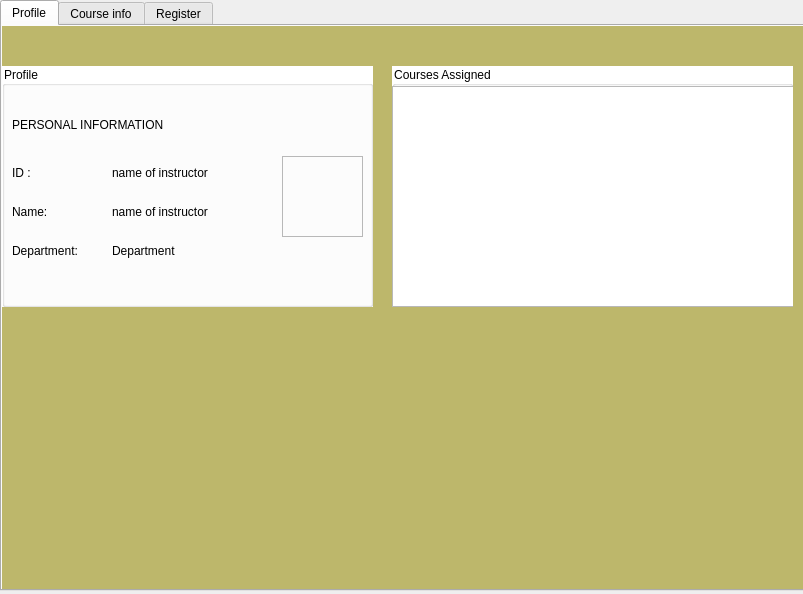
<?xml version="1.0" encoding="UTF-8"?>
<ui version="4.0">
 <class>Instructor</class>
 <widget class="QDialog" name="Instructor">
  <property name="geometry">
   <rect>
    <x>0</x>
    <y>0</y>
    <width>803</width>
    <height>594</height>
   </rect>
  </property>
  <property name="palette">
   <palette>
    <active/>
    <inactive/>
    <disabled/>
   </palette>
  </property>
  <property name="windowTitle">
   <string>Dialog</string>
  </property>
  <widget class="QTabWidget" name="tabWidget">
   <property name="geometry">
    <rect>
     <x>0</x>
     <y>0</y>
     <width>841</width>
     <height>591</height>
    </rect>
   </property>
   <property name="styleSheet">
    <string notr="true">#profiletab{
	background-color:  rgb(189,183,107)
}</string>
   </property>
   <property name="currentIndex">
    <number>0</number>
   </property>
   <widget class="QWidget" name="profiletab">
    <attribute name="title">
     <string>Profile</string>
    </attribute>
    <widget class="QGroupBox" name="instructorprofile">
     <property name="geometry">
      <rect>
       <x>0</x>
       <y>40</y>
       <width>371</width>
       <height>241</height>
      </rect>
     </property>
     <property name="palette">
      <palette>
       <active>
        <colorrole role="WindowText">
         <brush brushstyle="SolidPattern">
          <color alpha="255">
           <red>0</red>
           <green>0</green>
           <blue>0</blue>
          </color>
         </brush>
        </colorrole>
       </active>
       <inactive>
        <colorrole role="WindowText">
         <brush brushstyle="SolidPattern">
          <color alpha="255">
           <red>0</red>
           <green>0</green>
           <blue>0</blue>
          </color>
         </brush>
        </colorrole>
       </inactive>
       <disabled>
        <colorrole role="WindowText">
         <brush brushstyle="SolidPattern">
          <color alpha="255">
           <red>190</red>
           <green>190</green>
           <blue>190</blue>
          </color>
         </brush>
        </colorrole>
       </disabled>
      </palette>
     </property>
     <property name="styleSheet">
      <string notr="true">#instructorprofile{
	background-color: white
}</string>
     </property>
     <property name="title">
      <string>Profile</string>
     </property>
     <widget class="QFrame" name="frame">
      <property name="geometry">
       <rect>
        <x>280</x>
        <y>90</y>
        <width>81</width>
        <height>81</height>
       </rect>
      </property>
      <property name="styleSheet">
       <string notr="true">border-image: url(:/images/images/pp.png);</string>
      </property>
      <property name="frameShape">
       <enum>QFrame::StyledPanel</enum>
      </property>
      <property name="frameShadow">
       <enum>QFrame::Raised</enum>
      </property>
     </widget>
     <widget class="QLabel" name="label_5">
      <property name="geometry">
       <rect>
        <x>10</x>
        <y>50</y>
        <width>191</width>
        <height>17</height>
       </rect>
      </property>
      <property name="palette">
       <palette>
        <active>
         <colorrole role="WindowText">
          <brush brushstyle="SolidPattern">
           <color alpha="255">
            <red>0</red>
            <green>0</green>
            <blue>0</blue>
           </color>
          </brush>
         </colorrole>
         <colorrole role="Text">
          <brush brushstyle="SolidPattern">
           <color alpha="255">
            <red>0</red>
            <green>0</green>
            <blue>0</blue>
           </color>
          </brush>
         </colorrole>
         <colorrole role="ButtonText">
          <brush brushstyle="SolidPattern">
           <color alpha="255">
            <red>0</red>
            <green>0</green>
            <blue>0</blue>
           </color>
          </brush>
         </colorrole>
         <colorrole role="PlaceholderText">
          <brush brushstyle="NoBrush">
           <color alpha="128">
            <red>0</red>
            <green>0</green>
            <blue>0</blue>
           </color>
          </brush>
         </colorrole>
        </active>
        <inactive>
         <colorrole role="WindowText">
          <brush brushstyle="SolidPattern">
           <color alpha="255">
            <red>0</red>
            <green>0</green>
            <blue>0</blue>
           </color>
          </brush>
         </colorrole>
         <colorrole role="Text">
          <brush brushstyle="SolidPattern">
           <color alpha="255">
            <red>0</red>
            <green>0</green>
            <blue>0</blue>
           </color>
          </brush>
         </colorrole>
         <colorrole role="ButtonText">
          <brush brushstyle="SolidPattern">
           <color alpha="255">
            <red>0</red>
            <green>0</green>
            <blue>0</blue>
           </color>
          </brush>
         </colorrole>
         <colorrole role="PlaceholderText">
          <brush brushstyle="NoBrush">
           <color alpha="128">
            <red>0</red>
            <green>0</green>
            <blue>0</blue>
           </color>
          </brush>
         </colorrole>
        </inactive>
        <disabled>
         <colorrole role="WindowText">
          <brush brushstyle="SolidPattern">
           <color alpha="255">
            <red>0</red>
            <green>0</green>
            <blue>0</blue>
           </color>
          </brush>
         </colorrole>
         <colorrole role="Text">
          <brush brushstyle="SolidPattern">
           <color alpha="255">
            <red>0</red>
            <green>0</green>
            <blue>0</blue>
           </color>
          </brush>
         </colorrole>
         <colorrole role="ButtonText">
          <brush brushstyle="SolidPattern">
           <color alpha="255">
            <red>0</red>
            <green>0</green>
            <blue>0</blue>
           </color>
          </brush>
         </colorrole>
         <colorrole role="PlaceholderText">
          <brush brushstyle="NoBrush">
           <color alpha="128">
            <red>0</red>
            <green>0</green>
            <blue>0</blue>
           </color>
          </brush>
         </colorrole>
        </disabled>
       </palette>
      </property>
      <property name="styleSheet">
       <string notr="true">#label_2{
	color: black
}</string>
      </property>
      <property name="text">
       <string>PERSONAL INFORMATION</string>
      </property>
     </widget>
     <widget class="QWidget" name="">
      <property name="geometry">
       <rect>
        <x>10</x>
        <y>90</y>
        <width>93</width>
        <height>111</height>
       </rect>
      </property>
      <layout class="QVBoxLayout" name="verticalLayout">
       <item>
        <widget class="QLabel" name="label_6">
         <property name="palette">
          <palette>
           <active>
            <colorrole role="WindowText">
             <brush brushstyle="SolidPattern">
              <color alpha="255">
               <red>0</red>
               <green>0</green>
               <blue>0</blue>
              </color>
             </brush>
            </colorrole>
            <colorrole role="Text">
             <brush brushstyle="SolidPattern">
              <color alpha="255">
               <red>0</red>
               <green>0</green>
               <blue>0</blue>
              </color>
             </brush>
            </colorrole>
            <colorrole role="ButtonText">
             <brush brushstyle="SolidPattern">
              <color alpha="255">
               <red>0</red>
               <green>0</green>
               <blue>0</blue>
              </color>
             </brush>
            </colorrole>
            <colorrole role="PlaceholderText">
             <brush brushstyle="NoBrush">
              <color alpha="128">
               <red>0</red>
               <green>0</green>
               <blue>0</blue>
              </color>
             </brush>
            </colorrole>
           </active>
           <inactive>
            <colorrole role="WindowText">
             <brush brushstyle="SolidPattern">
              <color alpha="255">
               <red>0</red>
               <green>0</green>
               <blue>0</blue>
              </color>
             </brush>
            </colorrole>
            <colorrole role="Text">
             <brush brushstyle="SolidPattern">
              <color alpha="255">
               <red>0</red>
               <green>0</green>
               <blue>0</blue>
              </color>
             </brush>
            </colorrole>
            <colorrole role="ButtonText">
             <brush brushstyle="SolidPattern">
              <color alpha="255">
               <red>0</red>
               <green>0</green>
               <blue>0</blue>
              </color>
             </brush>
            </colorrole>
            <colorrole role="PlaceholderText">
             <brush brushstyle="NoBrush">
              <color alpha="128">
               <red>0</red>
               <green>0</green>
               <blue>0</blue>
              </color>
             </brush>
            </colorrole>
           </inactive>
           <disabled>
            <colorrole role="WindowText">
             <brush brushstyle="SolidPattern">
              <color alpha="255">
               <red>0</red>
               <green>0</green>
               <blue>0</blue>
              </color>
             </brush>
            </colorrole>
            <colorrole role="Text">
             <brush brushstyle="SolidPattern">
              <color alpha="255">
               <red>0</red>
               <green>0</green>
               <blue>0</blue>
              </color>
             </brush>
            </colorrole>
            <colorrole role="ButtonText">
             <brush brushstyle="SolidPattern">
              <color alpha="255">
               <red>0</red>
               <green>0</green>
               <blue>0</blue>
              </color>
             </brush>
            </colorrole>
            <colorrole role="PlaceholderText">
             <brush brushstyle="NoBrush">
              <color alpha="128">
               <red>0</red>
               <green>0</green>
               <blue>0</blue>
              </color>
             </brush>
            </colorrole>
           </disabled>
          </palette>
         </property>
         <property name="styleSheet">
          <string notr="true">#label_2{
	color: black
}</string>
         </property>
         <property name="text">
          <string>ID : </string>
         </property>
        </widget>
       </item>
       <item>
        <widget class="QLabel" name="label_7">
         <property name="palette">
          <palette>
           <active>
            <colorrole role="WindowText">
             <brush brushstyle="SolidPattern">
              <color alpha="255">
               <red>0</red>
               <green>0</green>
               <blue>0</blue>
              </color>
             </brush>
            </colorrole>
            <colorrole role="Text">
             <brush brushstyle="SolidPattern">
              <color alpha="255">
               <red>0</red>
               <green>0</green>
               <blue>0</blue>
              </color>
             </brush>
            </colorrole>
            <colorrole role="ButtonText">
             <brush brushstyle="SolidPattern">
              <color alpha="255">
               <red>0</red>
               <green>0</green>
               <blue>0</blue>
              </color>
             </brush>
            </colorrole>
            <colorrole role="PlaceholderText">
             <brush brushstyle="NoBrush">
              <color alpha="128">
               <red>0</red>
               <green>0</green>
               <blue>0</blue>
              </color>
             </brush>
            </colorrole>
           </active>
           <inactive>
            <colorrole role="WindowText">
             <brush brushstyle="SolidPattern">
              <color alpha="255">
               <red>0</red>
               <green>0</green>
               <blue>0</blue>
              </color>
             </brush>
            </colorrole>
            <colorrole role="Text">
             <brush brushstyle="SolidPattern">
              <color alpha="255">
               <red>0</red>
               <green>0</green>
               <blue>0</blue>
              </color>
             </brush>
            </colorrole>
            <colorrole role="ButtonText">
             <brush brushstyle="SolidPattern">
              <color alpha="255">
               <red>0</red>
               <green>0</green>
               <blue>0</blue>
              </color>
             </brush>
            </colorrole>
            <colorrole role="PlaceholderText">
             <brush brushstyle="NoBrush">
              <color alpha="128">
               <red>0</red>
               <green>0</green>
               <blue>0</blue>
              </color>
             </brush>
            </colorrole>
           </inactive>
           <disabled>
            <colorrole role="WindowText">
             <brush brushstyle="SolidPattern">
              <color alpha="255">
               <red>0</red>
               <green>0</green>
               <blue>0</blue>
              </color>
             </brush>
            </colorrole>
            <colorrole role="Text">
             <brush brushstyle="SolidPattern">
              <color alpha="255">
               <red>0</red>
               <green>0</green>
               <blue>0</blue>
              </color>
             </brush>
            </colorrole>
            <colorrole role="ButtonText">
             <brush brushstyle="SolidPattern">
              <color alpha="255">
               <red>0</red>
               <green>0</green>
               <blue>0</blue>
              </color>
             </brush>
            </colorrole>
            <colorrole role="PlaceholderText">
             <brush brushstyle="NoBrush">
              <color alpha="128">
               <red>0</red>
               <green>0</green>
               <blue>0</blue>
              </color>
             </brush>
            </colorrole>
           </disabled>
          </palette>
         </property>
         <property name="styleSheet">
          <string notr="true">#label_2{
	color: black
}</string>
         </property>
         <property name="text">
          <string>Name: </string>
         </property>
        </widget>
       </item>
       <item>
        <widget class="QLabel" name="label_2">
         <property name="palette">
          <palette>
           <active>
            <colorrole role="WindowText">
             <brush brushstyle="SolidPattern">
              <color alpha="255">
               <red>0</red>
               <green>0</green>
               <blue>0</blue>
              </color>
             </brush>
            </colorrole>
            <colorrole role="Text">
             <brush brushstyle="SolidPattern">
              <color alpha="255">
               <red>0</red>
               <green>0</green>
               <blue>0</blue>
              </color>
             </brush>
            </colorrole>
            <colorrole role="ButtonText">
             <brush brushstyle="SolidPattern">
              <color alpha="255">
               <red>0</red>
               <green>0</green>
               <blue>0</blue>
              </color>
             </brush>
            </colorrole>
            <colorrole role="PlaceholderText">
             <brush brushstyle="SolidPattern">
              <color alpha="255">
               <red>0</red>
               <green>0</green>
               <blue>0</blue>
              </color>
             </brush>
            </colorrole>
           </active>
           <inactive>
            <colorrole role="WindowText">
             <brush brushstyle="SolidPattern">
              <color alpha="255">
               <red>0</red>
               <green>0</green>
               <blue>0</blue>
              </color>
             </brush>
            </colorrole>
            <colorrole role="Text">
             <brush brushstyle="SolidPattern">
              <color alpha="255">
               <red>0</red>
               <green>0</green>
               <blue>0</blue>
              </color>
             </brush>
            </colorrole>
            <colorrole role="ButtonText">
             <brush brushstyle="SolidPattern">
              <color alpha="255">
               <red>0</red>
               <green>0</green>
               <blue>0</blue>
              </color>
             </brush>
            </colorrole>
            <colorrole role="PlaceholderText">
             <brush brushstyle="SolidPattern">
              <color alpha="255">
               <red>0</red>
               <green>0</green>
               <blue>0</blue>
              </color>
             </brush>
            </colorrole>
           </inactive>
           <disabled>
            <colorrole role="WindowText">
             <brush brushstyle="SolidPattern">
              <color alpha="255">
               <red>0</red>
               <green>0</green>
               <blue>0</blue>
              </color>
             </brush>
            </colorrole>
            <colorrole role="Text">
             <brush brushstyle="SolidPattern">
              <color alpha="255">
               <red>0</red>
               <green>0</green>
               <blue>0</blue>
              </color>
             </brush>
            </colorrole>
            <colorrole role="ButtonText">
             <brush brushstyle="SolidPattern">
              <color alpha="255">
               <red>0</red>
               <green>0</green>
               <blue>0</blue>
              </color>
             </brush>
            </colorrole>
            <colorrole role="PlaceholderText">
             <brush brushstyle="SolidPattern">
              <color alpha="255">
               <red>0</red>
               <green>0</green>
               <blue>0</blue>
              </color>
             </brush>
            </colorrole>
           </disabled>
          </palette>
         </property>
         <property name="styleSheet">
          <string notr="true">#label_2{
	color: black
}</string>
         </property>
         <property name="text">
          <string>Department: </string>
         </property>
        </widget>
       </item>
      </layout>
     </widget>
     <widget class="QWidget" name="">
      <property name="geometry">
       <rect>
        <x>110</x>
        <y>90</y>
        <width>161</width>
        <height>111</height>
       </rect>
      </property>
      <layout class="QVBoxLayout" name="verticalLayout_2">
       <item>
        <widget class="QLabel" name="label_3">
         <property name="text">
          <string>name of instructor</string>
         </property>
        </widget>
       </item>
       <item>
        <widget class="QLabel" name="label_8">
         <property name="text">
          <string>name of instructor</string>
         </property>
        </widget>
       </item>
       <item>
        <widget class="QLabel" name="label_4">
         <property name="text">
          <string>Department</string>
         </property>
        </widget>
       </item>
      </layout>
     </widget>
    </widget>
    <widget class="QGroupBox" name="courses_assigned">
     <property name="geometry">
      <rect>
       <x>390</x>
       <y>40</y>
       <width>401</width>
       <height>241</height>
      </rect>
     </property>
     <property name="palette">
      <palette>
       <active>
        <colorrole role="WindowText">
         <brush brushstyle="SolidPattern">
          <color alpha="255">
           <red>0</red>
           <green>0</green>
           <blue>0</blue>
          </color>
         </brush>
        </colorrole>
       </active>
       <inactive>
        <colorrole role="WindowText">
         <brush brushstyle="SolidPattern">
          <color alpha="255">
           <red>0</red>
           <green>0</green>
           <blue>0</blue>
          </color>
         </brush>
        </colorrole>
       </inactive>
       <disabled>
        <colorrole role="WindowText">
         <brush brushstyle="SolidPattern">
          <color alpha="255">
           <red>190</red>
           <green>190</green>
           <blue>190</blue>
          </color>
         </brush>
        </colorrole>
       </disabled>
      </palette>
     </property>
     <property name="styleSheet">
      <string notr="true">#courses_assigned{
	background-color: white
}</string>
     </property>
     <property name="title">
      <string>Courses Assigned</string>
     </property>
     <widget class="QTableWidget" name="tableWidget">
      <property name="geometry">
       <rect>
        <x>0</x>
        <y>20</y>
        <width>421</width>
        <height>221</height>
       </rect>
      </property>
     </widget>
    </widget>
   </widget>
   <widget class="QWidget" name="tab">
    <attribute name="title">
     <string>Course info</string>
    </attribute>
   </widget>
   <widget class="QWidget" name="tab_2">
    <attribute name="title">
     <string>Register</string>
    </attribute>
   </widget>
  </widget>
 </widget>
 <resources/>
 <connections/>
</ui>
